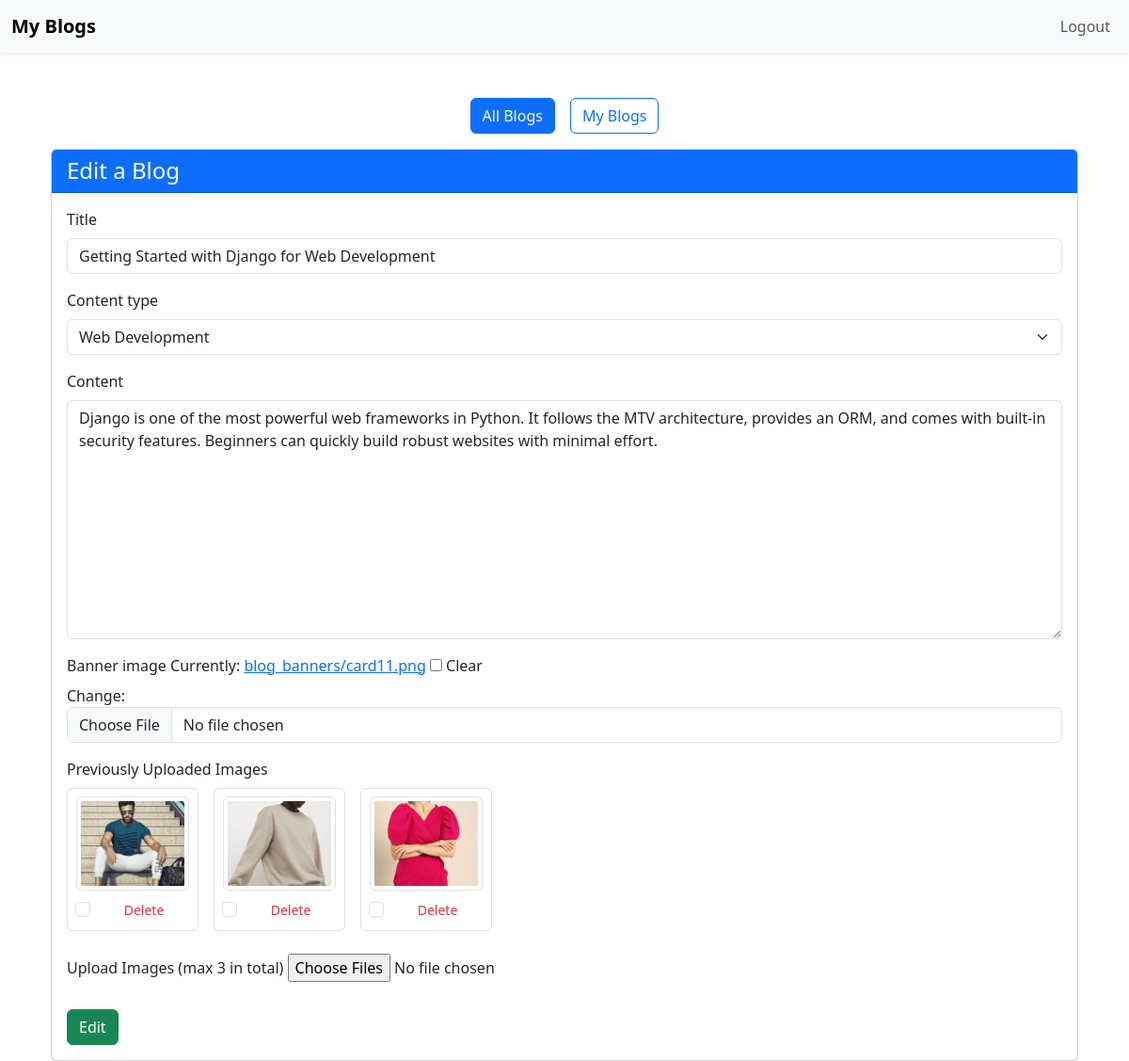
/editBlog/2 (signed in), run on the app's committed database.
### BlogApp/models.py (models this page shows, shortened)
class BlogModel(models.Model):
    title = models.CharField(max_length=255)
    choices = (
        ("Web Development", "Web Development"),
        ("Mobile App Development", "Mobile App Development"),
        ("Data Science", "Data Science"),
        ("Cybersecurity", "Cybersecurity"),
        ("Blockchain", "Blockchain"),
    )
    content_type = models.CharField(max_length=255,choices=choices)
    content = models.TextField()
    banner_image = models.ImageField(upload_to="blog_banners/", null=True, blank=True)
    author = models.ForeignKey(User, on_delete=models.CASCADE)
    created_at = models.DateTimeField(auto_now_add=True)
    updated_at = models.DateTimeField(auto_now=True)

class BlogImagesModel(models.Model):
    blog=models.ForeignKey(BlogModel,on_delete=models.CASCADE,related_name="images")
    images=models.ImageField(upload_to='blog_images/')

### BlogApp/views.py (the view, shortened to what this page needs)
# urls.py: path("editBlog/<int:post_id>", views.EditBlogView.as_view(), name="EditBlog"),
class EditBlogView(View):
    permission_classes = [IsAuthenticated]
    def get(self, request, post_id):
        blog = get_object_or_404(BlogModel, pk=post_id, author=request.user)
        blog_form = BlogCreateForm(instance=blog)
        image_form = BlogImagesForm()
        return render(
            request,
            "BlogCreate_Edit.html",
            {
                "form": blog_form,
                "ImageForm": image_form,
                "operation": "Edit",
                "blog": blog,
            },
        )

### BlogApp/forms.py (shortened to what this page needs)
class BlogCreateForm(forms.ModelForm) :
    class Meta :
        model=BlogModel
        fields = ["title", "content_type", "content", "banner_image"]
        widgets = {
            "title": forms.TextInput(attrs={"class": "form-control"}),
            "content_type": forms.Select(attrs={"class": "form-select"}),
            "content": forms.Textarea(attrs={"class": "form-control", "rows": 10,"cols" : 20}),
            "banner_image": forms.ClearableFileInput(attrs={"class": "form-control"}),
        }

class BlogImagesForm(forms.Form):
    images = forms.Field(
        widget=MultiFileInput(attrs={"multiple": True}), required=False
    )

### BlogApp/templates/BlogCreate_Edit.html (shortened to what this page needs)
{% extends "layout.html" %}
{% block content %}
<div class="container mt-5">
    <div class="d-flex justify-content-center gap-3 my-3">
      <a href="{% url 'home' %}" class="btn btn-primary">All Blogs</a>
      <a href="{% url 'UserBlogs'  %}" class="btn btn-outline-primary">My Blogs</a>
    </div>
    <div class="card shadow-sm">
        <div class="card-header bg-primary text-white">
            <h4 class="mb-0">{{ operation }} a Blog</h4>
        </div>
        <div class="card-body">
            <form id="blogForm" method="post" enctype="multipart/form-data">
                {% for field in form %}
                    <div class="mb-3">
                        <label for="{{ field.id_for_label }}" class="form-label">{{ field.label }}</label>
                        {{ field }}
                    </div>
                {% endfor %}
                {% if blog and blog.images.all %}
                    <div class="mb-4">
                        <label class="form-label">Previously Uploaded Images</label>
                        <div class="d-flex flex-wrap gap-3">
                            {% for img in blog.images.all %}
                                <div class="border p-2 rounded text-center" style="width:140px;">
                                    <img src="{{ img.images.url }}"
                                         alt="Blog image"
                                         class="img-thumbnail mb-2"
                                         style="width:120px; height:100px; object-fit:cover;">
                                    <div class="form-check">
                                        <input class="form-check-input existing-image" type="checkbox"
                                               name="delete_images" value="{{ img.id }}" id="img{{ img.id }}">
                                        <label class="form-check-label small text-danger" for="img{{ img.id }}">
                                            Delete
                                        </label>
                                    </div>
                                </div>
                            {% endfor %}
                        </div>
                    </div>
                {% endif %}
                <div class="mb-3">
                    <label for="id_images" class="form-label">
                        Upload Images (max 3 in total)
                    </label>
                    {{ ImageForm.images }}
                </div>
                <button type="submit" class="btn btn-success">{{ operation }}</button>
            </form>
        </div>
    </div>
</div>
{% endblock %}

### data on the page
BlogModel: form "Getting Started with Django for Web Development" "Web Development" "Django is one of the most powerful web frameworks in Python. It follows the MTV architecture, provides an ORM, and comes with built-in security features. Beginners can quickly build robust websites with minimal effort."
BlogImagesModel: images (picture)
BlogImagesModel: images (picture)
BlogImagesModel: images (picture)

### other printed values
{{ operation }} "Edit"
{{ field.label }} "Title" "Content type" "Content" "Banner image"
